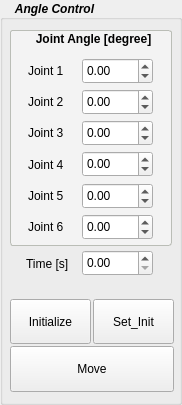
     <widget class="QGroupBox" name="AngleControl">
      <property name="geometry">
       <rect>
        <x>1020</x>
        <y>10</y>
        <width>182</width>
        <height>405</height>
       </rect>
      </property>
      <property name="font">
       <font>
        <weight>75</weight>
        <italic>true</italic>
        <bold>true</bold>
       </font>
      </property>
      <property name="styleSheet">
       <string notr="true">QGroupBox::title { 
    background-color: transparent;
     subcontrol-position: top left; /* position at the top left*/ 
     padding:2 13px;
 }
QGroupBox#AngleControl
 { 
     border: 2px solid rgb(186, 189, 182); 
     border-radius: 3px; 
 } </string>
      </property>
      <property name="title">
       <string>Angle Control</string>
      </property>
      <widget class="QGroupBox" name="JointAnglecmd">
       <property name="geometry">
        <rect>
         <x>10</x>
         <y>30</y>
         <width>162</width>
         <height>216</height>
        </rect>
       </property>
       <property name="font">
        <font>
         <weight>75</weight>
         <bold>true</bold>
        </font>
       </property>
       <property name="styleSheet">
        <string notr="true">QGroupBox::title { 
    background-color: transparent;
     subcontrol-position: top center; /* position at the top left*/ 
     padding:2 13px;
 }
QGroupBox { 
     border: 1.2px solid rgb(186, 189, 182); 
     border-radius: 3px; 
	background-color : rgb(243,243,243);
 } </string>
       </property>
       <property name="title">
        <string>Joint Angle [degree]</string>
       </property>
       <property name="alignment">
        <set>Qt::AlignCenter</set>
       </property>
       <widget class="QLabel" name="label_JointAng1">
        <property name="geometry">
         <rect>
          <x>18</x>
          <y>32</y>
          <width>67</width>
          <height>17</height>
         </rect>
        </property>
        <property name="text">
         <string>Joint 1</string>
        </property>
       </widget>
       <widget class="QLabel" name="label_JointAng2">
        <property name="geometry">
         <rect>
          <x>18</x>
          <y>63</y>
          <width>67</width>
          <height>17</height>
         </rect>
        </property>
        <property name="text">
         <string>Joint 2</string>
        </property>
       </widget>
       <widget class="QLabel" name="label_JointAng3">
        <property name="geometry">
         <rect>
          <x>18</x>
          <y>94</y>
          <width>67</width>
          <height>17</height>
         </rect>
        </property>
        <property name="text">
         <string>Joint 3</string>
        </property>
       </widget>
       <widget class="QLabel" name="label_JointAng5">
        <property name="geometry">
         <rect>
          <x>18</x>
          <y>157</y>
          <width>67</width>
          <height>17</height>
         </rect>
        </property>
        <property name="text">
         <string>Joint 5</string>
        </property>
       </widget>
       <widget class="QLabel" name="label_JointAng4">
        <property name="geometry">
         <rect>
          <x>18</x>
          <y>126</y>
          <width>67</width>
          <height>17</height>
         </rect>
        </property>
        <property name="text">
         <string>Joint 4</string>
        </property>
       </widget>
       <widget class="QLabel" name="label_JointAng6">
        <property name="geometry">
         <rect>
          <x>18</x>
          <y>188</y>
          <width>67</width>
          <height>17</height>
         </rect>
        </property>
        <property name="text">
         <string>Joint 6</string>
        </property>
       </widget>
       <widget class="QDoubleSpinBox" name="doubleSpinBox_JointAng1">
        <property name="geometry">
         <rect>
          <x>72</x>
          <y>28</y>
          <width>71</width>
          <height>26</height>
         </rect>
        </property>
        <property name="minimum">
         <double>-360.000000000000000</double>
        </property>
        <property name="maximum">
         <double>360.000000000000000</double>
        </property>
       </widget>
       <widget class="QDoubleSpinBox" name="doubleSpinBox_JointAng3">
        <property name="geometry">
         <rect>
          <x>72</x>
          <y>90</y>
          <width>71</width>
          <height>26</height>
         </rect>
        </property>
        <property name="minimum">
         <double>-360.000000000000000</double>
        </property>
        <property name="maximum">
         <double>360.000000000000000</double>
        </property>
       </widget>
       <widget class="QDoubleSpinBox" name="doubleSpinBox_JointAng2">
        <property name="geometry">
         <rect>
          <x>72</x>
          <y>59</y>
          <width>71</width>
          <height>26</height>
         </rect>
        </property>
        <property name="minimum">
         <double>-360.000000000000000</double>
        </property>
        <property name="maximum">
         <double>360.000000000000000</double>
        </property>
       </widget>
       <widget class="QDoubleSpinBox" name="doubleSpinBox_JointAng4">
        <property name="geometry">
         <rect>
          <x>72</x>
          <y>121</y>
          <width>71</width>
          <height>26</height>
         </rect>
        </property>
        <property name="minimum">
         <double>-360.000000000000000</double>
        </property>
        <property name="maximum">
         <double>360.000000000000000</double>
        </property>
       </widget>
       <widget class="QDoubleSpinBox" name="doubleSpinBox_JointAng6">
        <property name="geometry">
         <rect>
          <x>72</x>
          <y>184</y>
          <width>71</width>
          <height>26</height>
         </rect>
        </property>
        <property name="minimum">
         <double>-360.000000000000000</double>
        </property>
        <property name="maximum">
         <double>360.000000000000000</double>
        </property>
       </widget>
       <widget class="QDoubleSpinBox" name="doubleSpinBox_JointAng5">
        <property name="geometry">
         <rect>
          <x>72</x>
          <y>153</y>
          <width>71</width>
          <height>26</height>
         </rect>
        </property>
        <property name="minimum">
         <double>-360.000000000000000</double>
        </property>
        <property name="maximum">
         <double>360.000000000000000</double>
        </property>
       </widget>
      </widget>
      <widget class="QPushButton" name="pushButton_MoveJointControl">
       <property name="geometry">
        <rect>
         <x>10</x>
         <y>346</y>
         <width>164</width>
         <height>46</height>
        </rect>
       </property>
       <property name="text">
        <string>Move</string>
       </property>
      </widget>
      <widget class="QLabel" name="label_JointControlTime">
       <property name="geometry">
        <rect>
         <x>26</x>
         <y>255</y>
         <width>54</width>
         <height>17</height>
        </rect>
       </property>
       <property name="text">
        <string>Time [s]</string>
       </property>
      </widget>
      <widget class="QDoubleSpinBox" name="doubleSpinBox_JointControlTime">
       <property name="geometry">
        <rect>
         <x>82</x>
         <y>250</y>
         <width>71</width>
         <height>26</height>
        </rect>
       </property>
      </widget>
      <widget class="QPushButton" name="pushButton_initialize_ang">
       <property name="geometry">
        <rect>
         <x>10</x>
         <y>299</y>
         <width>81</width>
         <height>45</height>
        </rect>
       </property>
       <property name="text">
        <string>Initialize</string>
       </property>
      </widget>
      <widget class="QPushButton" name="pushButton_SetInit_ang">
       <property name="geometry">
        <rect>
         <x>93</x>
         <y>299</y>
         <width>81</width>
         <height>45</height>
        </rect>
       </property>
       <property name="text">
        <string>Set_Init</string>
       </property>
      </widget>
     </widget>
